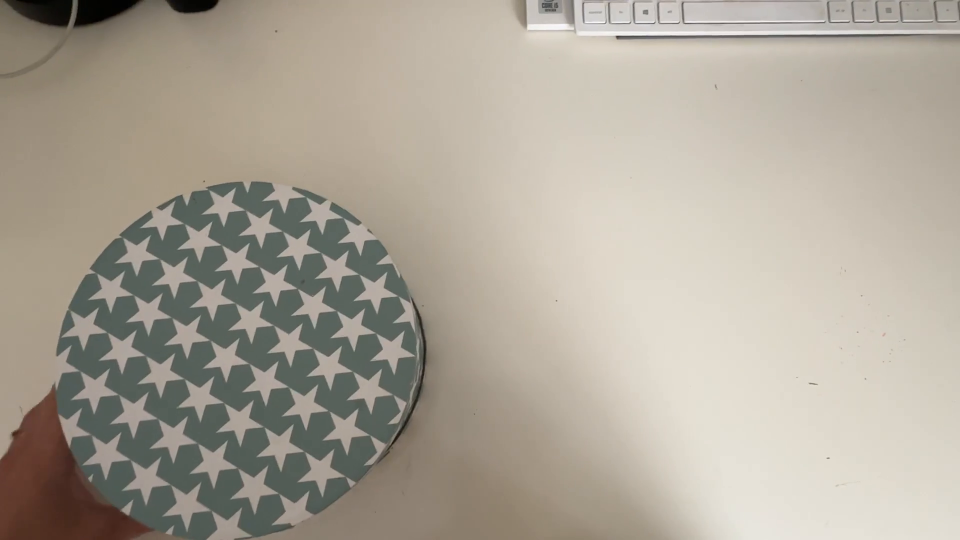
#> input picture frame 22 of data/input_videos/real_fast1.mp4, 1920 x 1080 px, given in place of synthetic_circle.mp4, which was not available (shown at 1/2 size)
$ jupyter execute 01_frame_difference_tracking.ipynb   (text cells are left out)
#> lines starting #> are read from the running program, lines starting #| are printed output that depends on the picture; after the words box and inside, x2 and y2 are one past the last pixel; in counts of white or black regions, pixels touching at a corner belong together; pictures that were not available may be replaced by others from this repository, and a replacement may not be noted
[cell 1]
import cv2
import numpy as np
import matplotlib.pyplot as plt
import pandas as pd
from pathlib import Path

# Detect project directory
current_dir = Path.cwd()

if current_dir.name == "notebooks":
    project_dir = current_dir.parent
else:
    project_dir = current_dir

video_path = project_dir / "data" / "synthetic_videos" / "synthetic_circle.mp4"

output_video_path = project_dir / "outputs" / "processed_videos" / "frame_difference_synthetic.mp4"
output_plot_path = project_dir / "outputs" / "plots" / "trajectory_synthetic.png"
output_csv_path = project_dir / "outputs" / "plots" / "trajectory_synthetic.csv"

output_video_path.parent.mkdir(parents=True, exist_ok=True)
output_plot_path.parent.mkdir(parents=True, exist_ok=True)

print("Project directory:", project_dir)
print("Video path:", video_path)
print("Video exists:", video_path.exists())

[cell 2]
cap = cv2.VideoCapture(str(video_path))

if not cap.isOpened():
    raise RuntimeError("Could not open the video")

fps = cap.get(cv2.CAP_PROP_FPS)
frame_count = int(cap.get(cv2.CAP_PROP_FRAME_COUNT))
width = int(cap.get(cv2.CAP_PROP_FRAME_WIDTH))
height = int(cap.get(cv2.CAP_PROP_FRAME_HEIGHT))

print("FPS:", fps)
print("Frame count:", frame_count)
print("Resolution:", width, "x", height)

ret, frame = cap.read()
#> frame is the input picture: shape (1080, 1920, 3); mean B, G, R 152, 164.6, 171.8
cap.release()

if not ret:
    raise RuntimeError("Could not read the first frame")

frame_rgb = cv2.cvtColor(frame, cv2.COLOR_BGR2RGB)

plt.figure(figsize=(8, 5))
plt.imshow(frame_rgb)
plt.axis("off")
plt.title("First frame")
plt.show()

[cell 3]
def track_motion_with_frame_difference(
    input_video_path: Path,
    output_video_path: Path,
    threshold_value: int = 25,
    min_area: int = 300,
    kernel_size: int = 5,
):
    """
    Track the main moving object using frame difference.

    The method compares consecutive grayscale frames, thresholds the difference,
    extracts contours, and follows the centroid of the largest moving region.
    """
#> called with threshold_value = 25, min_area = 300, kernel_size = 5

    cap = cv2.VideoCapture(str(input_video_path))

    if not cap.isOpened():
        raise RuntimeError("Could not open the input video")

    fps = cap.get(cv2.CAP_PROP_FPS)
    width = int(cap.get(cv2.CAP_PROP_FRAME_WIDTH))
    height = int(cap.get(cv2.CAP_PROP_FRAME_HEIGHT))

    fourcc = cv2.VideoWriter_fourcc(*"mp4v")
    writer = cv2.VideoWriter(str(output_video_path), fourcc, fps, (width, height))

    ret, previous_frame = cap.read()

    if not ret:
        raise RuntimeError("Could not read the first frame")

    previous_gray = cv2.cvtColor(previous_frame, cv2.COLOR_BGR2GRAY)
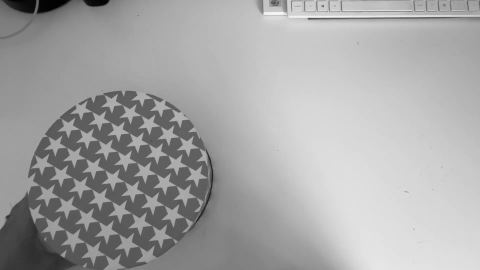
#> previous_gray: shape (1080, 1920) (shown at 1/4 size); min 1, max 255, mean 165.2
    previous_gray = cv2.GaussianBlur(previous_gray, (5, 5), 0)

    kernel = np.ones((kernel_size, kernel_size), np.uint8)

    trajectory = []
    frame_index = 0

    while True:
        ret, frame = cap.read()
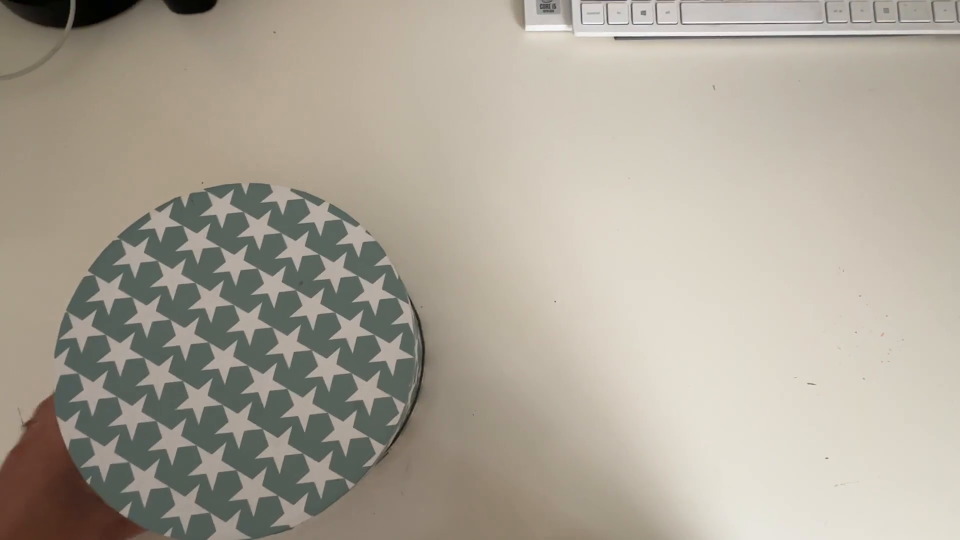
#> input picture frame 23 of data/input_videos/real_fast1.mp4, 1920 x 1080 px, given in place of synthetic_circle.mp4, which was not available (shown at 1/2 size)
#> frame is the input picture: shape (1080, 1920, 3); mean B, G, R 151.8, 164.8, 171.7

        if not ret:
            break

        gray = cv2.cvtColor(frame, cv2.COLOR_BGR2GRAY)
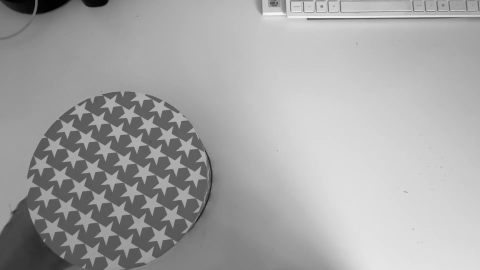
#> gray: shape (1080, 1920) (shown at 1/4 size); min 0, max 255, mean 165.3
        gray = cv2.GaussianBlur(gray, (5, 5), 0)

        # Absolute difference between consecutive frames
        frame_difference = cv2.absdiff(previous_gray, gray)
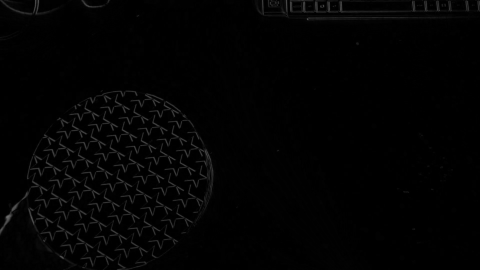
#> frame_difference: shape (1080, 1920) (shown at 1/4 size); min 0, max 110, mean 2.7

        # Threshold to isolate moving regions
        _, motion_mask = cv2.threshold(
            frame_difference,
            threshold_value,
            255,
            cv2.THRESH_BINARY
        )
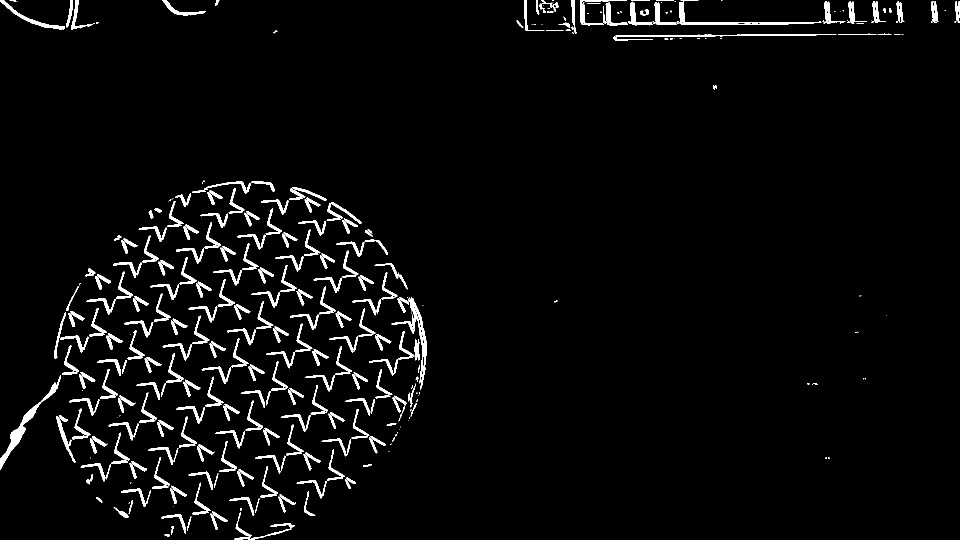
#> motion_mask: shape (1080, 1920) (shown at 1/2 size); 3.5% white; 465 white regions (104 under 20 px), largest, box (x1, y1, x2, y2) and area: (0, 765, 111, 939) 2063, (819, 594, 854, 780) 1493, (1227, 68, 1673, 81) 1415

        # Morphological operations to reduce noise
        motion_mask = cv2.morphologyEx(motion_mask, cv2.MORPH_OPEN, kernel)
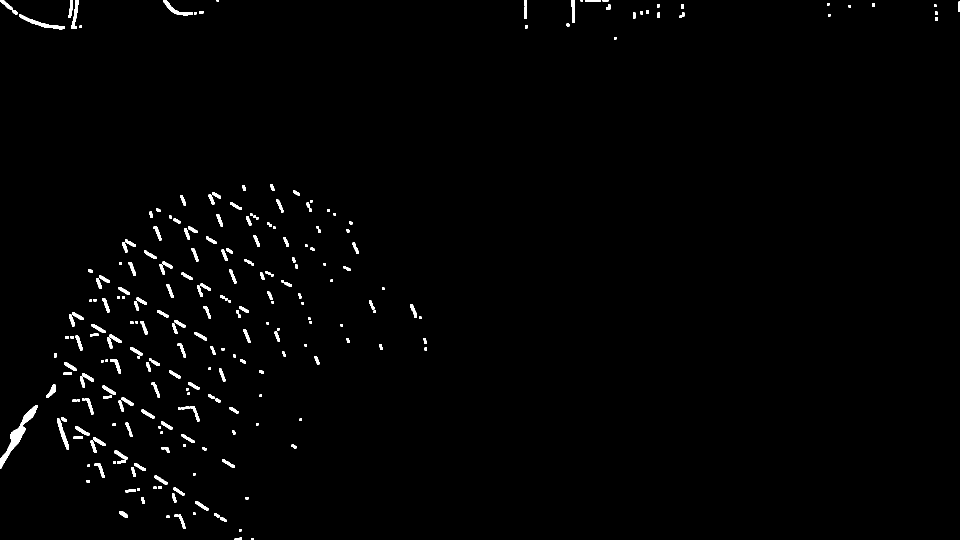
#> motion_mask: shape (1080, 1920) (shown at 1/2 size); 1.2% white; 249 white regions (3 under 20 px), largest, box (x1, y1, x2, y2) and area: (0, 810, 76, 937) 1720, (38, 29, 129, 59) 618, (326, 0, 386, 31) 453
        motion_mask = cv2.dilate(motion_mask, kernel, iterations=2)
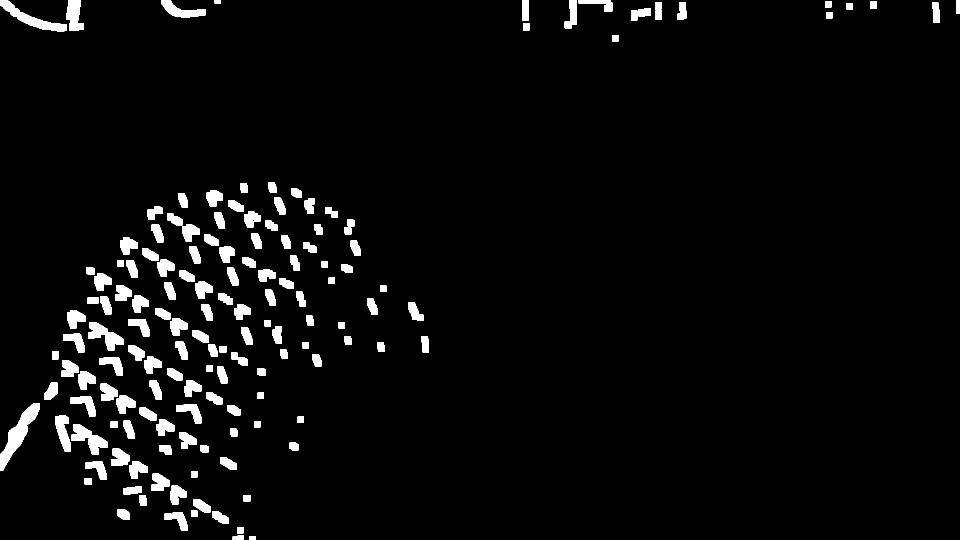
#> motion_mask: shape (1080, 1920) (shown at 1/2 size); 4.1% white; 154 white regions

        # Find contours of moving regions
        contours, _ = cv2.findContours(
            motion_mask,
            cv2.RETR_EXTERNAL,
            cv2.CHAIN_APPROX_SIMPLE
        )
#> contours = 154 contours; largest, box (x1, y1, x2, y2) and area: (0, 806, 80, 941) 3185, (0, 0, 133, 63) 2178, (143, 848, 215, 910) 1824, (176, 644, 247, 701) 1706, (133, 0, 168, 62) 1435

        detected = False
        cx, cy = None, None

        if contours:
            largest_contour = max(contours, key=cv2.contourArea)
#> largest_contour = contour of 140 points, box (x1, y1, x2, y2) (0, 806, 80, 941), area 3185
            area = cv2.contourArea(largest_contour)
#> area = 3185

            if area > min_area:
                x, y, w, h = cv2.boundingRect(largest_contour)
#> x = 0; y = 806; w = 80; h = 135

                cx = x + w // 2
#> cx = 40
                cy = y + h // 2
#> cy = 873

                trajectory.append({
                    "frame": frame_index,
                    "x": cx,
                    "y": cy,
                    "area": area
                })

                detected = True

                # Draw bounding box
                cv2.rectangle(
                    frame,
                    (x, y),
                    (x + w, y + h),
                    (0, 255, 0),
                    2
                )

                # Draw centroid
                cv2.circle(
                    frame,
                    (cx, cy),
                    5,
                    (0, 0, 255),
                    -1
                )
#> frame: shape (1080, 1920, 3); mean B, G, R 151.8, 164.9, 171.7

        # Draw trajectory
        trajectory_points = [(point["x"], point["y"]) for point in trajectory]
#> trajectory_points = [(40, 873)]

        for i in range(1, len(trajectory_points)):
            cv2.line(
                frame,
                trajectory_points[i - 1],
                trajectory_points[i],
                (255, 0, 0),
                2
            )
#> this loop made 0 passes

        # Add text information
        status_text = "Detected" if detected else "Not detected"
        cv2.putText(
            frame,
            f"Frame: {frame_index} | Motion: {status_text}",
            (20, 30),
            cv2.FONT_HERSHEY_SIMPLEX,
            0.7,
            (255, 255, 255),
            2
        )

        if detected:
            cv2.putText(
                frame,
                f"Centroid: ({cx}, {cy})",
                (20, 60),
                cv2.FONT_HERSHEY_SIMPLEX,
                0.7,
                (255, 255, 255),
                2
            )
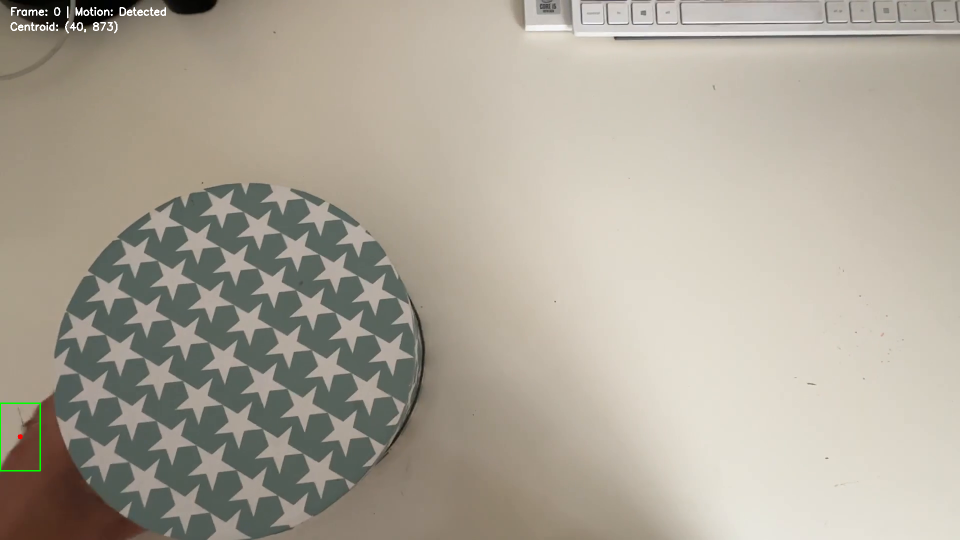
#> frame: shape (1080, 1920, 3) (shown at 1/2 size); mean B, G, R 152.1, 165.2, 172

        writer.write(frame)

        previous_gray = gray.copy()
        frame_index += 1

    cap.release()
    writer.release()

    trajectory_df = pd.DataFrame(trajectory)

    return trajectory_df

$ run again, starting later in the video
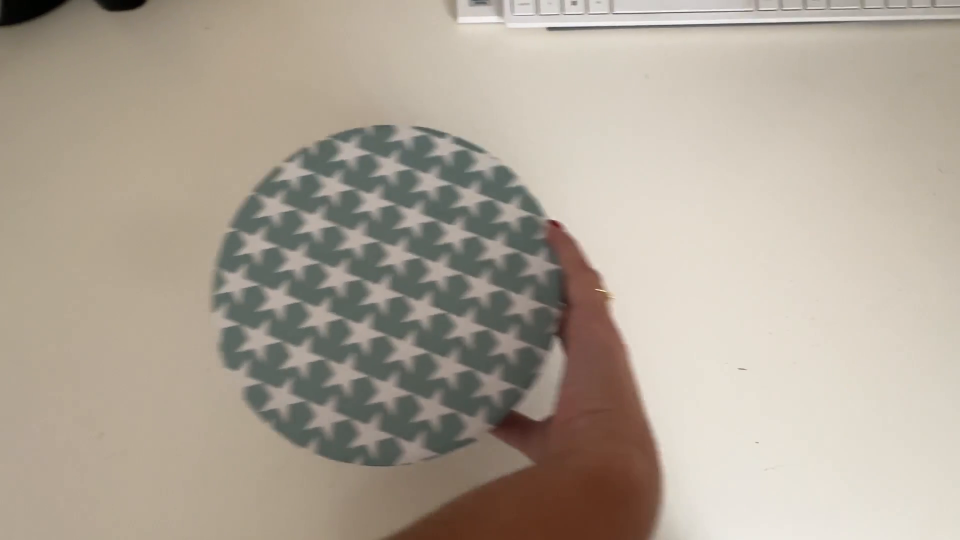
#> input picture frame 99 of data/input_videos/real_fast1.mp4, 1920 x 1080 px, given in place of synthetic_circle.mp4, which was not available (shown at 1/2 size)
#> frame is the input picture: shape (1080, 1920, 3); mean B, G, R 151, 164.5, 174.7
#> in track_motion_with_frame_difference, `motion_mask = cv2.dilate(motion_mask, kernel, iterations=2)`:
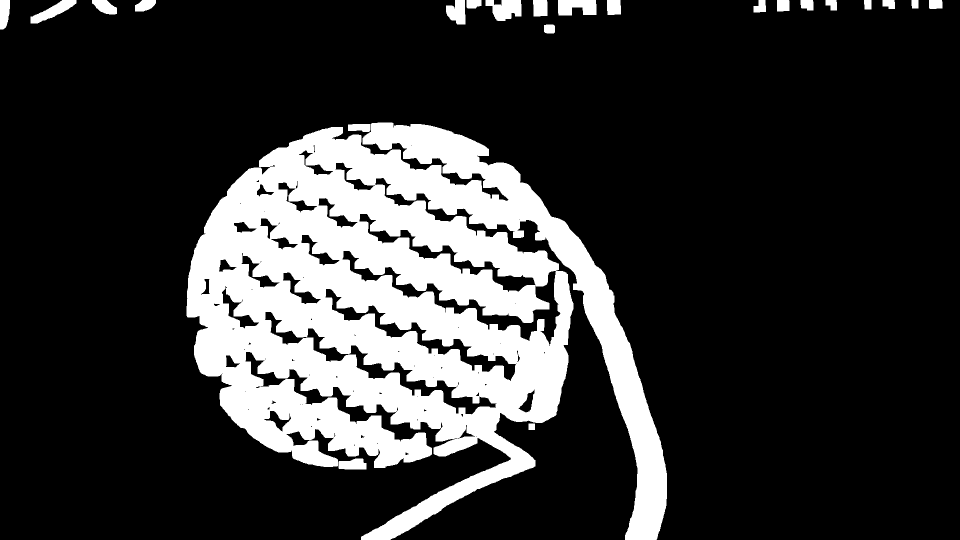
#> motion_mask: shape (1080, 1920) (shown at 1/2 size); 20.2% white; 23 white regions
#> contours = 23 contours; largest, box (x1, y1, x2, y2) and area: (373, 245, 1334, 1080) 445514, (971, 0, 1043, 42) 1987, (1116, 0, 1193, 31) 1882, (61, 0, 153, 47) 1630, (892, 0, 931, 49) 1346
#> largest_contour = contour of 3429 points, box (x1, y1, x2, y2) (373, 245, 1334, 1080), area 445514
#> area = 445514
#> x = 373; y = 245; w = 961; h = 835
#> cx = 853
#> cy = 662
#> trajectory_points = [(853, 662)]
#> in track_motion_with_frame_difference, `cv2.putText( frame, f"Centroid: ({cx}, {cy})", (20, 60), cv2.FONT_HERS..`:
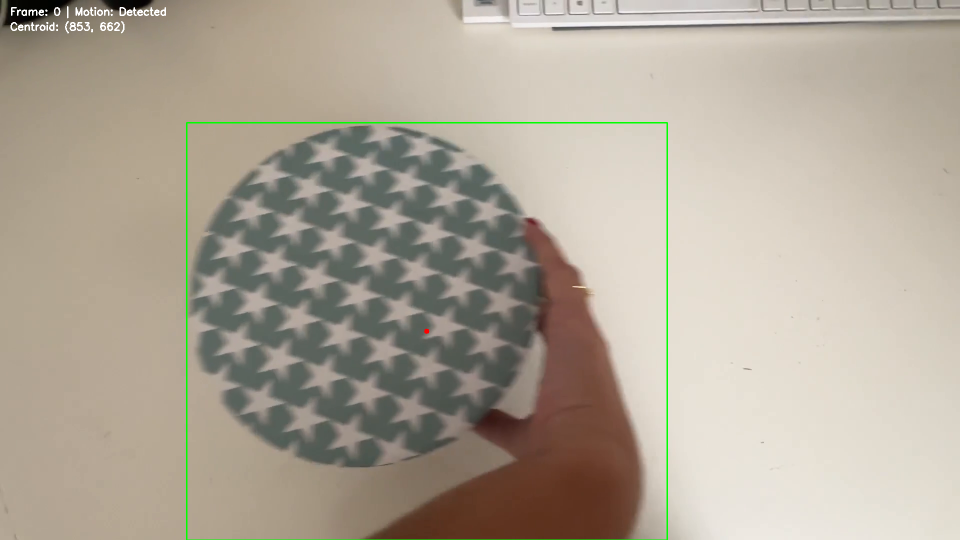
#> frame: shape (1080, 1920, 3) (shown at 1/2 size); mean B, G, R 151.3, 165.6, 174.7

$ run again, starting later in the video
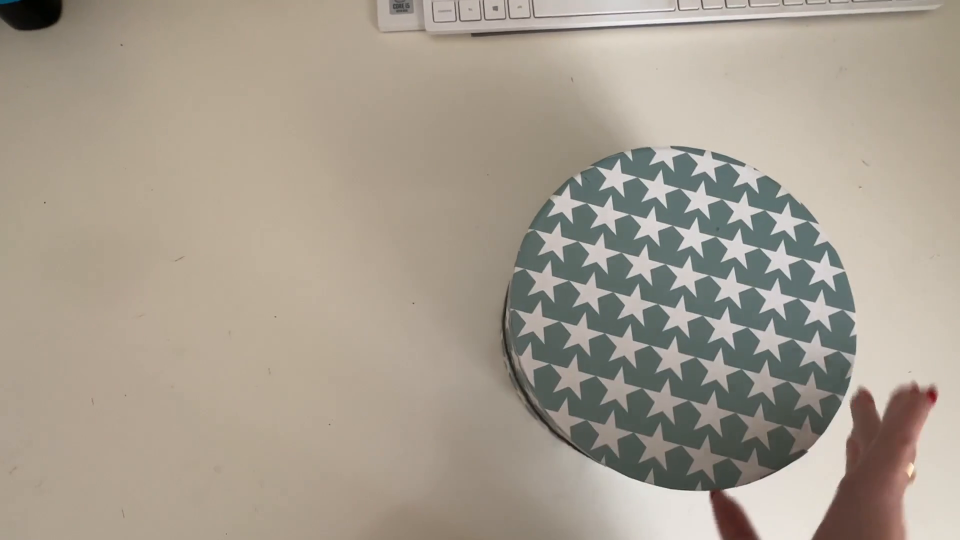
#> input picture frame 176 of data/input_videos/real_fast1.mp4, 1920 x 1080 px, given in place of synthetic_circle.mp4, which was not available (shown at 1/2 size)
#> frame is the input picture: shape (1080, 1920, 3); mean B, G, R 143.2, 156.7, 166.1
#> in track_motion_with_frame_difference, `motion_mask = cv2.dilate(motion_mask, kernel, iterations=2)`:
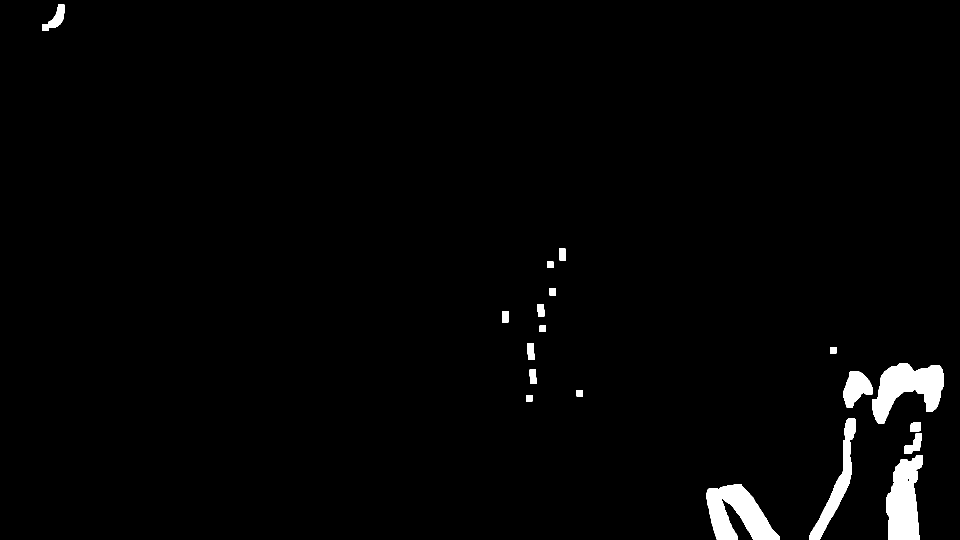
#> motion_mask: shape (1080, 1920) (shown at 1/2 size); 2% white; 21 white regions
#> contours = 21 contours; largest, box (x1, y1, x2, y2) and area: (1744, 726, 1887, 847) 9253, (1413, 969, 1560, 1080) 9170, (1772, 910, 1846, 1080) 8680, (1618, 836, 1712, 1080) 4962, (1687, 742, 1745, 815) 2590
#> largest_contour = contour of 184 points, box (x1, y1, x2, y2) (1744, 726, 1887, 847), area 9253
#> area = 9253
#> x = 1744; y = 726; w = 143; h = 121
#> cx = 1815
#> cy = 786
#> trajectory_points = [(1815, 786)]
#> in track_motion_with_frame_difference, `cv2.putText( frame, f"Centroid: ({cx}, {cy})", (20, 60), cv2.FONT_HERS..`:
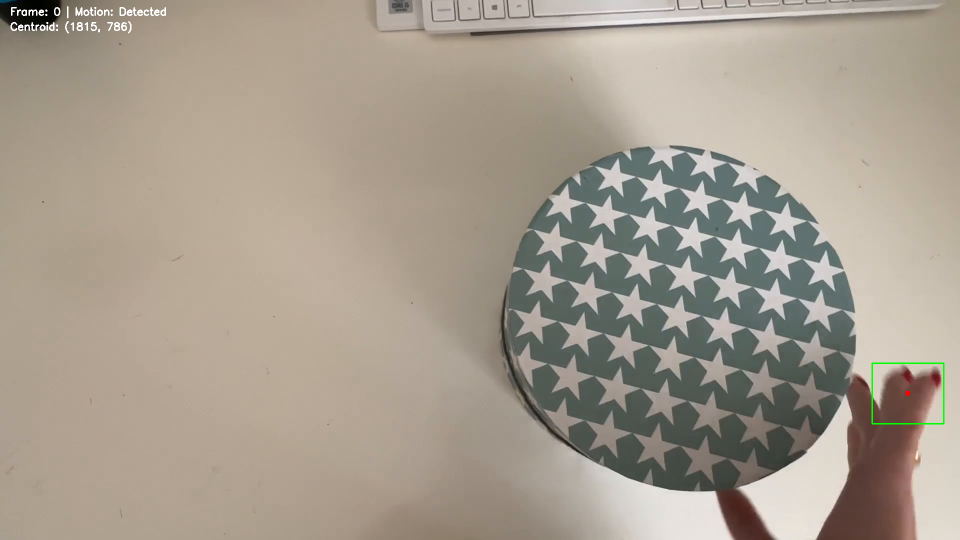
#> frame: shape (1080, 1920, 3) (shown at 1/2 size); mean B, G, R 142.5, 156.3, 165.6
